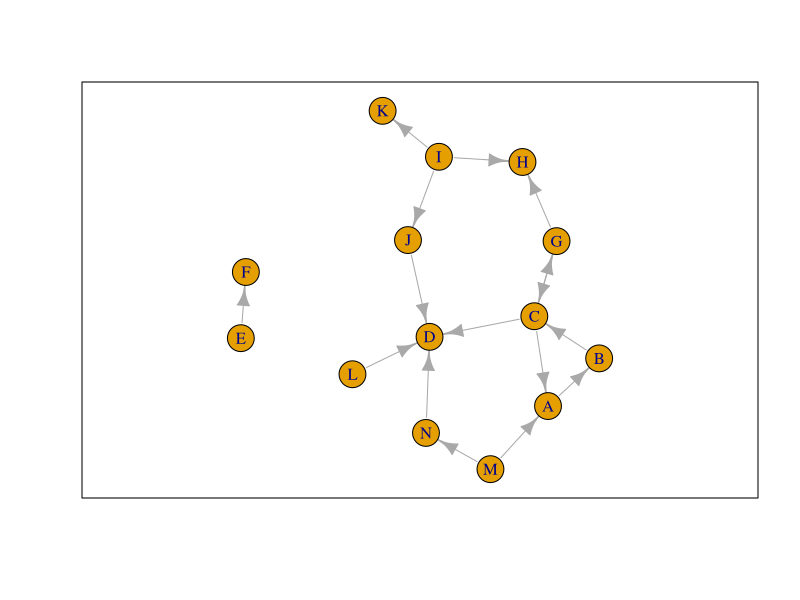

Recreate this plot in R.
library("igraph")
xlist<-read.table("graph.txt")
xlist<-graph.data.frame(xlist)
plot(xlist)
box()
# Trim off excess margin space (bottom, left, top, right)
par(mar=c(0.2, 0.2, 0.2, 0.2))
